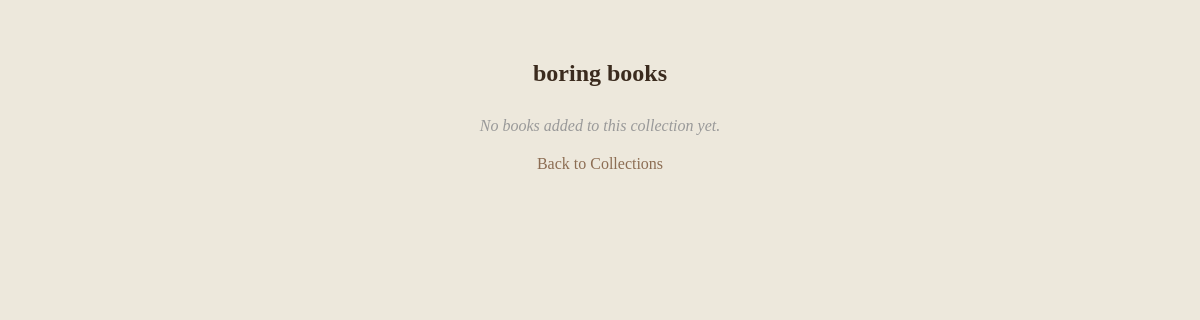
Before: /collections/7/ (signed in) with the older database file.
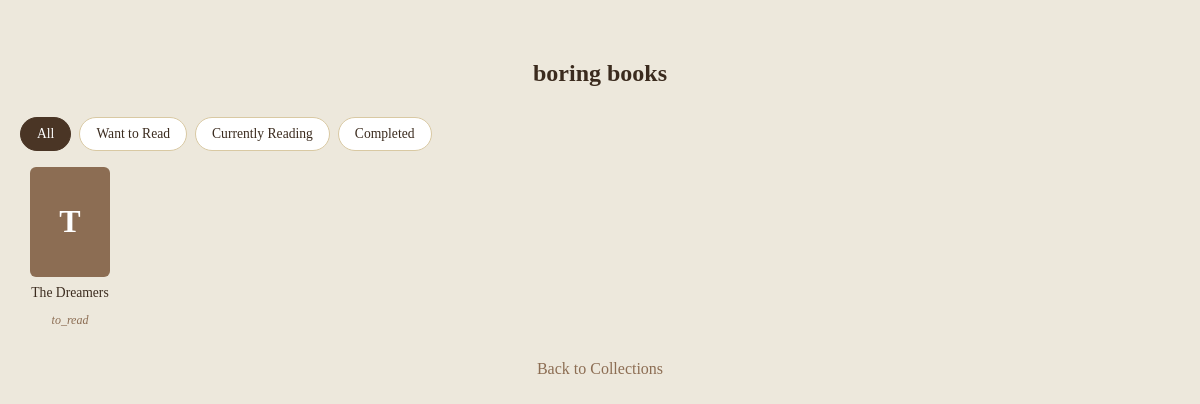
After: the same page with the newer database file.
### catalog/models.py (models this page shows, shortened)
class Shelf(models.Model):
    shelf_id = models.AutoField(primary_key=True)
    shelf_name = models.CharField(max_length=100)
    user = models.ForeignKey(User, on_delete=models.CASCADE, related_name='shelves')

class ShelfBook(models.Model):
    shelf = models.ForeignKey(Shelf, on_delete=models.CASCADE)
    book = models.ForeignKey(Book, on_delete=models.CASCADE)
    reading_status = models.CharField(
        max_length=20,
        choices=[
            ('to_read', 'To Read'),
            ('reading', 'Reading'),
            ('finished', 'Finished'),
        ],
        default='to_read',
    )
    added_at = models.DateTimeField(auto_now_add=True)

class Book(models.Model):
    book_id = models.AutoField(primary_key=True)
    title = models.CharField(max_length=255)
    author = models.CharField(max_length=255)
    genre = models.CharField(max_length=100, blank=True, null=True)
    publisher = models.CharField(max_length=255, blank=True, null=True)
    year = models.IntegerField(blank=True, null=True)
    isbn = models.CharField(max_length=20, blank=True, null=True)
    story = models.TextField(blank=True, null=True)
    cover_image_url = models.URLField(blank=True, null=True)
    added_by = models.ForeignKey(User, on_delete=models.SET_NULL, null=True)
    created_at = models.DateTimeField(auto_now_add=True)

### catalog/views.py (the view)
# urls.py: path('collections/<int:shelf_id>/', views.collection_detail, name='collection_detail'),
@login_required
def collection_detail(request, shelf_id):
    collection = get_object_or_404(Shelf, pk=shelf_id, user=request.user)
    books = collection.shelfbook_set.all()
    return render(request, 'catalog/collections_detail.html', {'collection': collection, 'books': books})

### catalog/templates/catalog/collections_detail.html (shortened to what this page needs)
<!DOCTYPE html>
<html lang="en">
<head>
    {% load static %}
    <link rel="stylesheet" href="{% static 'catalog/shelves.css' %}">
</head>
<body class="shelves-background">
    <div class="shelves-header">
        <h2>{{ collection.shelf_name }}</h2>
    </div>
    {% if books %}
        <div class="filter-tabs" data-shelf="{{ collection.shelf_id }}">
            <button class="tab-btn active" data-filter="All" type="button">All</button>
            <button class="tab-btn" data-filter="Want to Read" type="button">Want to Read</button>
            <button class="tab-btn" data-filter="Currently Reading" type="button">Currently Reading</button>
            <button class="tab-btn" data-filter="Completed" type="button">Completed</button>
        </div>
        <div class="book-grid" id="grid-{{ collection.shelf_id }}">
            {% for item in books %}
                <div class="book-item" data-status="{{ item.reading_status }}">
                    <div class="book-cover-placeholder">{{ item.book.title.0|upper }}</div>
                    <p class="book-title">{{ item.book.title }}</p>
                    <p class="book-status">{{ item.reading_status }}</p>
                </div>
            {% endfor %}
        </div>
    {% else %}
        <p class="empty-shelf" style="text-align: center;">No books added to this collection yet.</p>
    {% endif %}
    <a href="{% url 'collections' %}" class="back-link">Back to Collections</a>
</body>
</html>

### catalog/static/catalog/shelves.css (style rules this page uses)
body.shelves-background { margin: 0; min-height: 100vh; padding: 40px 20px; font-family: 'Georgia', serif; background-color: #ede8dc; color: #3b2b1e; }
.shelves-header { text-align: center; margin-bottom: 30px; }
.book-grid { display: flex; flex-wrap: wrap; gap: 16px; }
.book-item { width: 100px; text-align: center; }
.book-cover-placeholder { width: 80px; height: 110px; background: #8c6d53; color: white; font-size: 2rem; font-weight: bold; display: flex; align-items: center; justify-content: center; border-radius: 6px; margin: 0 auto 8px; }
.book-title { font-size: 0.85rem; margin: 0; }
.book-status { font-size: 0.75rem; color: #8c6d53; font-style: italic; }
.filter-tabs { display: flex; gap: 8px; margin-bottom: 16px; flex-wrap: wrap; }
.tab-btn { padding: 8px 16px; border: 1px solid #d9c9a3; background: white; color: #3b2b1e; border-radius: 20px; font-size: 0.85rem; cursor: pointer; font-family: 'Georgia', serif; }
.tab-btn.active { background: #4a3525; color: white; border-color: #4a3525; }
.back-link { display: block; text-align: center; margin-top: 20px; color: #8c6d53; text-decoration: none; }

Changed rows visible on the page:
added ShelfBook: book.title.0 "T", book "The Dreamers", reading_status "to_read"
Other visible differences:
text no longer shown: "No books added to this collection yet."
text now shown: "All Want to Read Currently Reading Completed"
